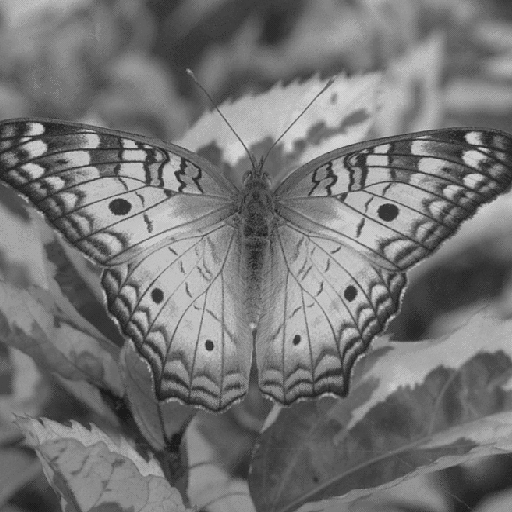
#> input picture lab-1/images/butterfly.png, 512 x 512 px
$ python 1-1-mosaic.py images/butterfly.png out.png
#> lines starting #> are read from the running program, lines starting #| are printed output that depends on the picture
import sys
import cv2 as cv
import numpy as np

GRID = 4
MAP = np.array([6, 11, 13, 3, 8, 16, 1, 9, 12, 14, 2, 7, 4, 15, 10, 5]) - 1

def main():
    if len(sys.argv) < 3:
        sys.exit("Parameters are missing")

    img = cv.imread(sys.argv[1])
#> img is the input picture: shape (512, 512, 3); min 27, max 212, mean 116.8

    if img is None:
        sys.exit("Could not read the image")

    new_img = np.empty_like(img)
    img_dim = img.shape
#> img_dim = (512, 512, 3)
    img_grid_width = img_dim[1] // GRID
#> img_grid_width = 128
    img_grid_height = img_dim[0] // GRID
#> img_grid_height = 128

    for i in range(len(MAP)):
        y_init = img_grid_height * (i // 4)
        x_init = img_grid_width * (i % 4)
        y_end = img_grid_height * (i // 4 + 1)
        x_end = img_grid_width * (i % 4 + 1)

        new_y_init = img_grid_height * (MAP[i] // 4)
        new_x_init = img_grid_width * (MAP[i] % 4)
        new_y_end = img_grid_height * (MAP[i] // 4 + 1)
        new_x_end = img_grid_width * (MAP[i] % 4 + 1)

        new_img[y_init:y_end, x_init:x_end, ] = img[new_y_init:new_y_end, new_x_init:new_x_end]
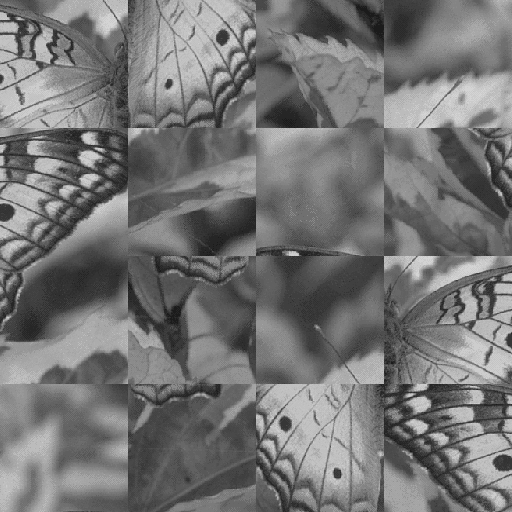
#> new_img: shape (512, 512, 3); min 27, max 212, mean 116.8

    cv.imwrite(sys.argv[2],new_img)


if __name__ == "__main__":
    main()

$ run again, on lab-1/images/house.png
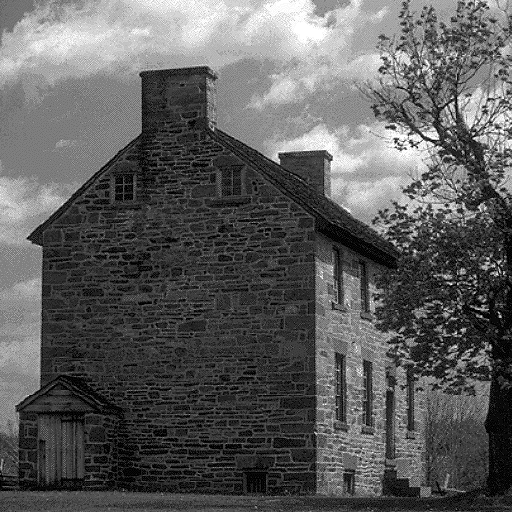
#> input picture lab-1/images/house.png, 512 x 512 px
#> in main, img is the input picture: shape (512, 512, 3); min 0, max 255, mean 92.9
#> after the loop in main, `for i in range(len(MAP)):`:
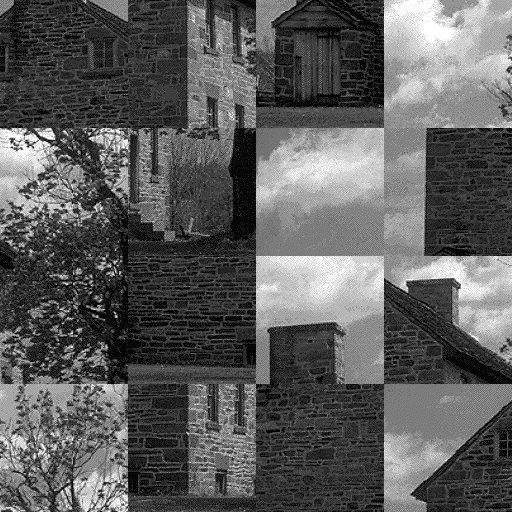
#> new_img: shape (512, 512, 3); min 0, max 255, mean 92.9
